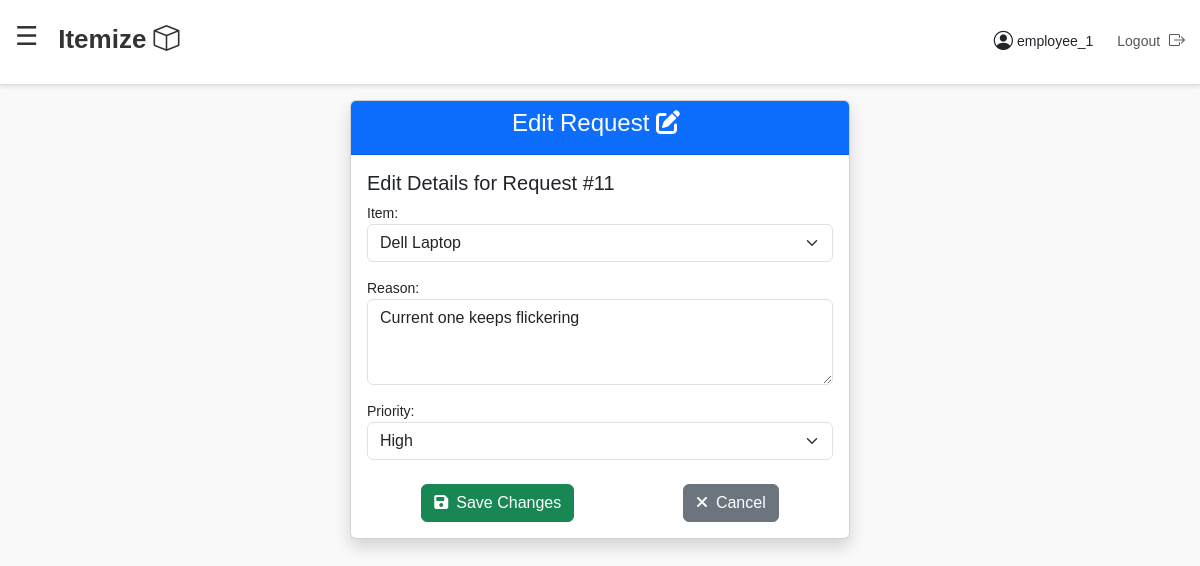
Screenshot of /edit-request/11/ (signed in) with the database file from the repository.
### inventory/models.py (models this page shows, shortened)
class InventoryRequest(models.Model):
    STATUS_CHOICES = [
        ('New', 'New'),
        ('In Progress', 'In Progress'),
        ('Approved', 'Approved'),
        ('Rejected', 'Rejected'),
    ]
    item = models.ForeignKey(InventoryItem, on_delete=models.CASCADE)
    reason = models.TextField()
    priority = models.CharField(max_length=10, choices=[('High', 'High'), ('Medium', 'Medium'), ('Low', 'Low')])
    requested_by = models.ForeignKey(User, on_delete=models.CASCADE)
    status = models.CharField(max_length=20, choices=STATUS_CHOICES, default='New')
    created_at = models.DateTimeField(auto_now_add=True)
    class Meta:
        verbose_name = 'Inventory Request'
        verbose_name_plural = 'Inventory Requests'
        db_table = 'inventory_request'

### inventory/views.py (the view)
# urls.py: path('edit-request/<int:request_id>/', views.edit_request, name='edit_request')
@login_required
def edit_request(request, request_id):
    inventory_request = get_object_or_404(InventoryRequest, id=request_id)
    if inventory_request.requested_by != request.user and not request.user.is_staff:
        return HttpResponseForbidden("You are not authorized to edit this request.")
    if request.method == 'POST':
        form = AdminRequestForm(request.POST, instance=inventory_request) if request.user.is_staff else RequestForm(request.POST, instance=inventory_request)
        if form.is_valid():
            form.save()
            messages.success(request, f"Request {inventory_request.id} updated successfully.")
            return redirect('dashboard')
        messages.error(request, "Failed to update the request. Please correct the errors.")
    else:
        form = AdminRequestForm(instance=inventory_request) if request.user.is_staff else RequestForm(instance=inventory_request)
    return render(request, 'edit_request.html', {
        'form': form,
        'inventory_request': inventory_request,
    })

### inventory/forms.py (shortened to what this page needs)
class RequestForm(forms.ModelForm):
    class Meta:
        model = InventoryRequest
        fields = ['item', 'reason', 'priority']
        widgets = {
            'item': forms.Select(attrs={
                'class': 'form-select',
                'required': 'required',
            }),
            'reason': forms.Textarea(attrs={
                'class': 'form-control',
                'placeholder': 'Enter your reason for the request',
                'required': 'required',
                'rows': 3,
            }),
            'priority': forms.Select(attrs={
                'class': 'form-select',
                'required': 'required',
            }),
        }
    def __init__(self, *args, **kwargs):
        super().__init__(*args, **kwargs)
        for field in self.fields.values():
            field.required = True

### inventory/models.py (called while the page is built)
    def __str__(self):
        return self.name

### templates/edit_request.html (shortened to what this page needs)
{% extends 'base.html' %}
{% block content %}
    <div class="d-flex justify-content-center align-items-center">
        <div class="card shadow" style="max-width: 500px; width: 100%;">
            <div class="card-header bg-primary text-white text-center">
                <h4>Edit Request <i class="fas fa-edit me-2"></i></h4>
            </div>
            <div class="card-body">
                <h5>Edit Details for Request #{{ inventory_request.id }}</h5>
                <form method="post">
                    {{ form.as_p }}
                    <div class="d-flex justify-content-around mt-4">
                        <button class="btn btn-success" type="submit"><i class="fas fa-save me-2"></i>Save Changes
                        </button>
                        <a class="btn btn-secondary" href="{% url 'dashboard' %}"><i class="fas fa-times me-2"></i>Cancel</a>
                    </div>
                </form>
            </div>
        </div>
    </div>
{% endblock %}

### templates/base.html (shortened to what this page needs)
<!DOCTYPE html>
<html lang="en">
<head>
    <link href="https://cdn.jsdelivr.net/npm/bootstrap@5.3.0/dist/css/bootstrap.min.css" rel="stylesheet">
    <link href="https://cdnjs.cloudflare.com/ajax/libs/font-awesome/6.4.0/css/all.min.css" rel="stylesheet">
    <link href="https://cdn.jsdelivr.net/npm/bootstrap-icons/font/bootstrap-icons.css" rel="stylesheet">
</head>
<body>
<nav class="navbar d-flex align-items-center justify-content-between">
    <div>
        <span id="hamburgerIcon" class="hamburger-icon">☰</span>
        <a href="{% url 'dashboard' %}" class="navbar-brand ms-3">
            Itemize <i class="bi bi-box"></i>
        </a>
    </div>
    <div class="d-flex align-items-center">
        <span class="profile-section d-flex align-items-center me-4">
            <i class="bi bi-person-circle me-1" style="font-size: 1.2rem;"></i>
            {{ request.user.username }}
        </span>
        <a href="{% url 'logout' %}" class="logout">
            Logout <i class="bi bi-box-arrow-right"></i>
        </a>
    </div>
</nav>
<div class="main-content">
    {% block content %}
    {% endblock %}
</div>
</body>
</html>

### templates/base.html (style rules this page uses)
body { margin: 0; font-size: 14px; font-family: Arial, sans-serif; background-color: #f9f9f9; }
.navbar { background-color: #ffffff; box-shadow: 0 2px 4px rgba(0, 0, 0, 0.1); border-bottom: 1px solid #ddd; padding: 20px 15px; position: fixed; top: 0; left: 0; width: 100%; z-index: 1000; }
.navbar .navbar-brand { font-size: 26px; font-weight: bold; color: #333; text-decoration: none; }
.profile-section, .logout { font-size: 14px; }
.logout i { margin-left: 5px; font-size: 16px; }
.hamburger-icon { font-size: 26px; cursor: pointer; position: relative; top: -7.5px; color: #333; }
.main-content { margin-top: 80px; padding: 20px; }
.logout { font-size: 14px; text-decoration: none; color: #555; margin-top: -1.9px; }
.profile-section { margin-top: 0px; }
.hamburger-icon { font-size: 26px; cursor: pointer; position: relative; top: -7.5px; vertical-align: middle; user-select: none; color: #333; }

### rows the page displays
InventoryRequest: id "11", item "Dell Laptop", reason "Current one keeps flickering", priority "High"

### other values shown
{{ request.user.username }} "employee_1"
